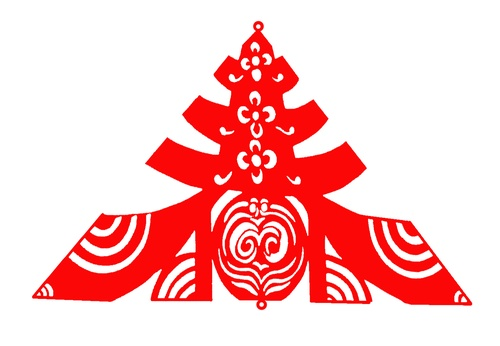
#> input picture 预处理锯齿太大思路/da71e2d7d3721479ed63133b4bb5615.jpg, 500 x 346 px, shrunk from 1644 x 1139 before the run
$ python smooth_edges.py
#> lines starting #> are read from the running program, lines starting #| are printed output that depends on the picture; after the words box and inside, x2 and y2 are one past the last pixel; in counts of white or black regions, pixels touching at a corner belong together
import cv2
import numpy as np
import os

def smooth_red_edges(image_path, output_path):
#> called with image_path = 'da71e2d7d3721479ed63133b4bb5615.jpg', output_path = 'smoothed_result2.jpg'
    print(f"读取图片：{image_path}")
    # 使用imdecode读取图片
    img = cv2.imdecode(np.fromfile(image_path, dtype=np.uint8), cv2.IMREAD_COLOR)
#> img is the input picture: shape (346, 500, 3); mean B, G, R 194.9, 195, 252
    if img is None:
        raise ValueError(f"无法读取图片：{image_path}")

    print(f"图片尺寸：{img.shape}")
#| 图片尺寸：(346, 500, 3)

    # 转换到HSV空间以便处理红色区域
    hsv = cv2.cvtColor(img, cv2.COLOR_BGR2HSV)
#> hsv: shape (346, 500, 3); mean H, S, V 15, 60.1, 252.1

    # 定义红色范围（调整以更好地匹配目标红色）
    lower_red1 = np.array([0, 100, 100])
    upper_red1 = np.array([10, 255, 255])
    lower_red2 = np.array([160, 100, 100])
    upper_red2 = np.array([180, 255, 255])

    # 创建红色掩码
    mask1 = cv2.inRange(hsv, lower_red1, upper_red1)
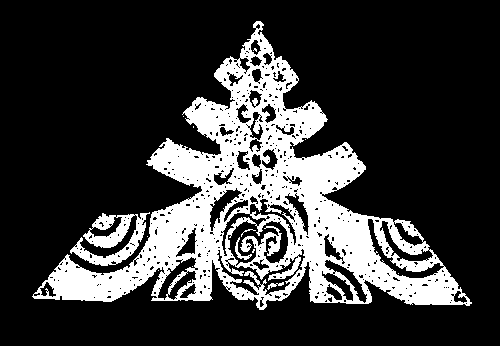
#> mask1: shape (346, 500); 22.2% white; 14 white regions (9 under 20 px), largest, box (x1, y1, x2, y2) and area: (32, 21, 472, 310) 36483, (70, 212, 150, 266) 1810, (235, 237, 252, 260) 90, (267, 282, 284, 290) 51, (241, 229, 256, 237) 22
    mask2 = cv2.inRange(hsv, lower_red2, upper_red2)
#> mask2: shape (346, 500); 2.3% white in thin lines or dots, all inside (x1, y1, x2, y2) = (32, 24, 472, 309)
    red_mask = cv2.bitwise_or(mask1, mask2)
#> red_mask: shape (346, 500); 24.6% white; 1 white region, box (x1, y1, x2, y2) and area: (32, 21, 472, 310) 42532

    # 对掩码进行形态学操作
    kernel = np.ones((3,3), np.uint8)
    red_mask = cv2.morphologyEx(red_mask, cv2.MORPH_CLOSE, kernel, iterations=2)
#> red_mask: shape (346, 500); 27.1% white; 1 white region, box (x1, y1, x2, y2) and area: (32, 21, 472, 310) 46858
    red_mask = cv2.morphologyEx(red_mask, cv2.MORPH_OPEN, kernel, iterations=1)
#> red_mask: shape (346, 500); 27.1% white; 1 white region, box (x1, y1, x2, y2) and area: (33, 21, 472, 310) 46815

    # 创建边缘过渡区域
    dilated_mask = cv2.dilate(red_mask, kernel, iterations=2)
#> dilated_mask: shape (346, 500); 32% white; 1 white region, box (x1, y1, x2, y2) and area: (31, 19, 474, 312) 55399
    edge_mask = cv2.subtract(dilated_mask, red_mask)
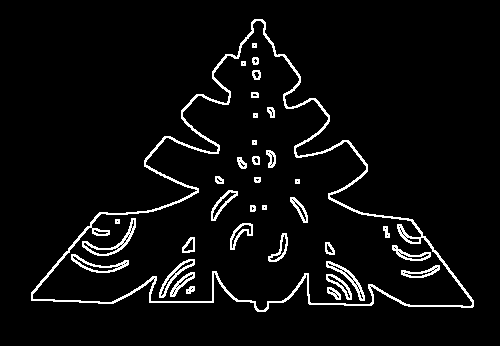
#> edge_mask: shape (346, 500); 5% white in thin lines or dots, all inside (x1, y1, x2, y2) = (31, 19, 474, 312)

    # 增强红色区域
    enhanced = img.copy()
    # 分离通道
    b, g, r = cv2.split(enhanced)
    # 增强红色通道
    r_enhanced = cv2.addWeighted(r, 1.2, np.zeros_like(r), 0, 5)  # 增加红色强度和亮度
    # 降低其他通道
    b_reduced = cv2.addWeighted(b, 0.9, np.zeros_like(b), 0, -5)
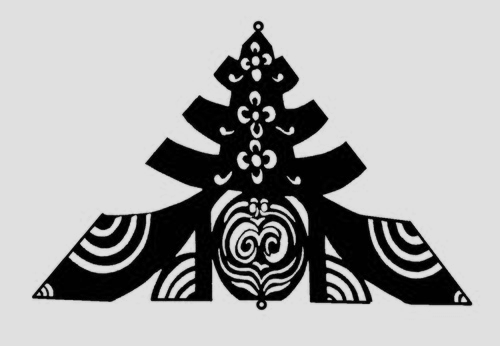
#> b_reduced: shape (346, 500); min 0, max 224, mean 170.1
    g_reduced = cv2.addWeighted(g, 0.9, np.zeros_like(g), 0, -5)
    # 合并通道
    enhanced = cv2.merge([b_reduced, g_reduced, r_enhanced])

    # 对图像进行平滑处理
    # 1. 先进行高斯模糊
    blurred = cv2.GaussianBlur(enhanced, (5,5), 0)
    # 2. 使用双边滤波
    smoothed = cv2.bilateralFilter(blurred, 9, 100, 100)
    # 3. 对边缘区域进行额外的平滑
    edge_smooth = cv2.GaussianBlur(smoothed, (7,7), 0)
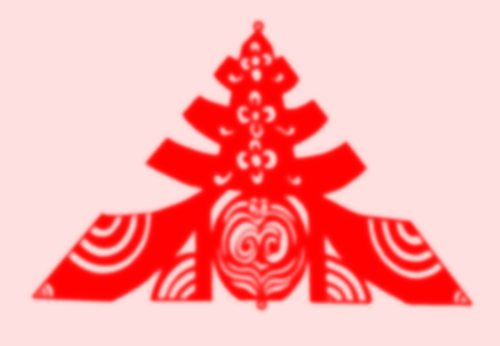
#> edge_smooth: shape (346, 500, 3); mean B, G, R 170, 170, 254.9

    # 组合结果
    result = img.copy()
    # 处理主要红色区域
    result[red_mask > 0] = smoothed[red_mask > 0]

    # 处理边缘过渡区域
    edge_region = edge_mask > 0
    result[edge_region] = cv2.addWeighted(img, 0.4, edge_smooth, 0.6, 0)[edge_region]
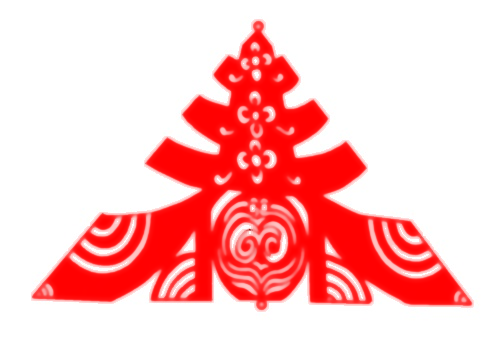
#> result: shape (346, 500, 3); mean B, G, R 191.6, 191.6, 254.8

    # 最后进行轻微的全局平滑
    result = cv2.bilateralFilter(result, 7, 50, 50)
    result = cv2.GaussianBlur(result, (3,3), 0)

    # 最终的颜色调整
    b, g, r = cv2.split(result)
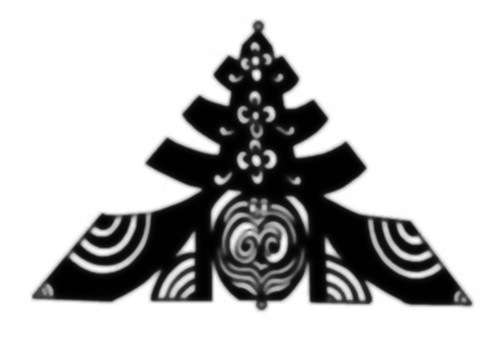
#> b: shape (346, 500); min 1, max 255, mean 191.5
    r = cv2.addWeighted(r, 1.1, np.zeros_like(r), 0, 3)  # 最后再次轻微增强红色
    result = cv2.merge([b, g, r])

    # 保存结果
    print(f"保存结果到：{output_path}")
    _, buffer = cv2.imencode('.jpg', result)
    buffer.tofile(output_path)

    # 创建对比图像
    comparison = np.hstack([img, result])
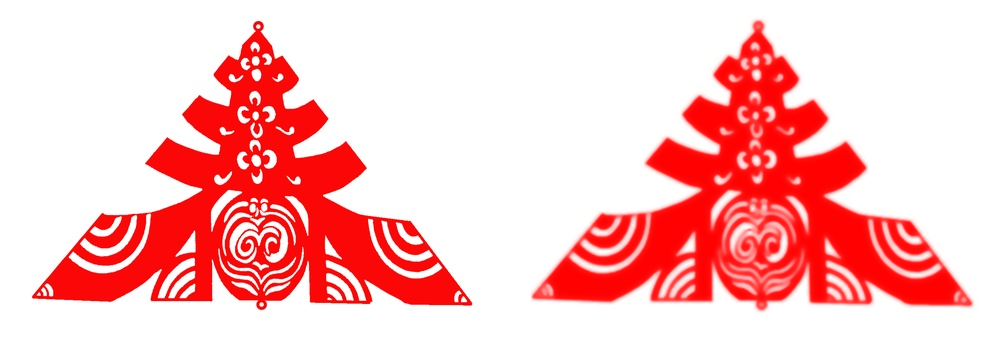
#> comparison: shape (346, 1000, 3); mean B, G, R 193.2, 193.2, 253.5
    cv2.imencode('.jpg', comparison)[1].tofile('comparison.jpg')

    return True

if __name__ == "__main__":
    try:
        print("程序开始执行")
        print(f"当前工作目录：{os.getcwd()}")

        input_image = "da71e2d7d3721479ed63133b4bb5615.jpg"
        output_image = "smoothed_result2.jpg"

        if not os.path.exists(input_image):
            print(f"错误：输入文件不存在：{input_image}")
            print("目录中的文件：")
            for file in os.listdir():
                print(f"  - {file}")
            exit(1)

        print("\n开始处理图片...")
        success = smooth_red_edges(input_image, output_image)
        if success:
            print("处理完成！")
    except Exception as e:
        print(f"处理失败：{str(e)}")
        import traceback
        traceback.print_exc()

$ run again, with 预处理锯齿太大思路/处理后.png saved as 预处理锯齿太大思路/da71e2d7d3721479ed63133b4bb5615.jpg
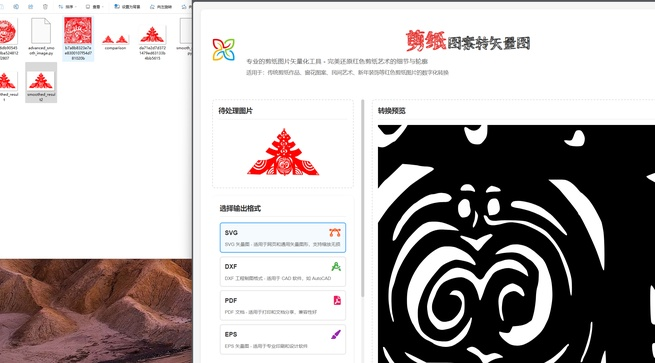
#> input picture 预处理锯齿太大思路/处理后.png, 655 x 363 px, shrunk from 2154 x 1194 before the run
#> in smooth_red_edges, img is the input picture: shape (363, 655, 3); mean B, G, R 174.5, 174.9, 180.6
#| 图片尺寸：(363, 655, 3)
#> hsv: shape (363, 655, 3); mean H, S, V 15.3, 13.4, 181.1
#> in smooth_red_edges, `mask1 = cv2.inRange(hsv, lower_red1, upper_red1)`:
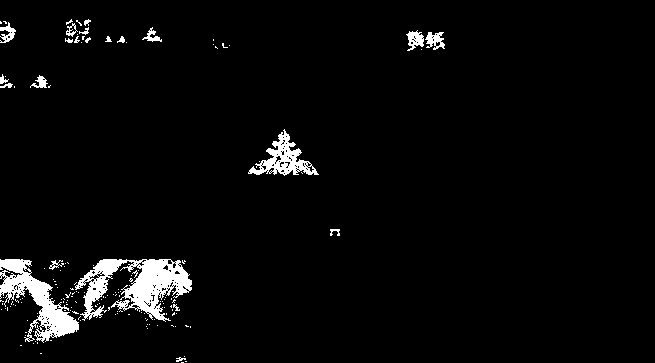
#> mask1: shape (363, 655); 3.7% white; 154 white regions (133 under 20 px), largest, box (x1, y1, x2, y2) and area: (75, 259, 192, 322) 3499, (0, 259, 79, 343) 2458, (248, 129, 319, 176) 1166
#> mask2: shape (363, 655); 0.37% white in thin lines or dots, all inside (x1, y1, x2, y2) = (0, 17, 446, 361)
#> dilated_mask: shape (363, 655); 6.9% white; 16 white regions, largest, box (x1, y1, x2, y2) and area: (0, 257, 194, 348) 10450, (247, 129, 320, 177) 2013, (62, 15, 94, 45) 938
#> edge_mask: shape (363, 655); 1.7% white in thin lines or dots, all inside (x1, y1, x2, y2) = (0, 15, 447, 363)
#> in smooth_red_edges, `comparison = np.hstack([img, result])`:
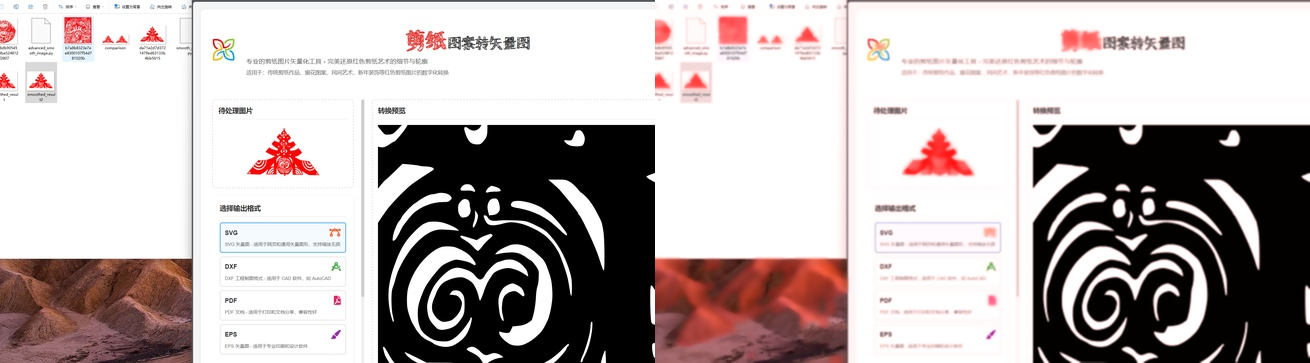
#> comparison: shape (363, 1310, 3); mean B, G, R 174.2, 174.6, 183.9
